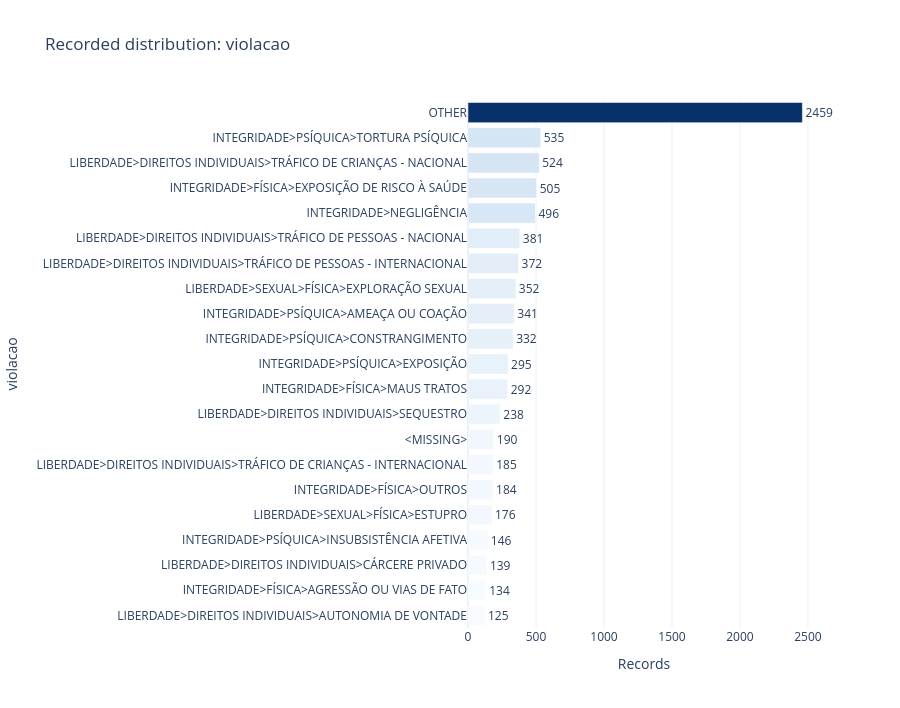
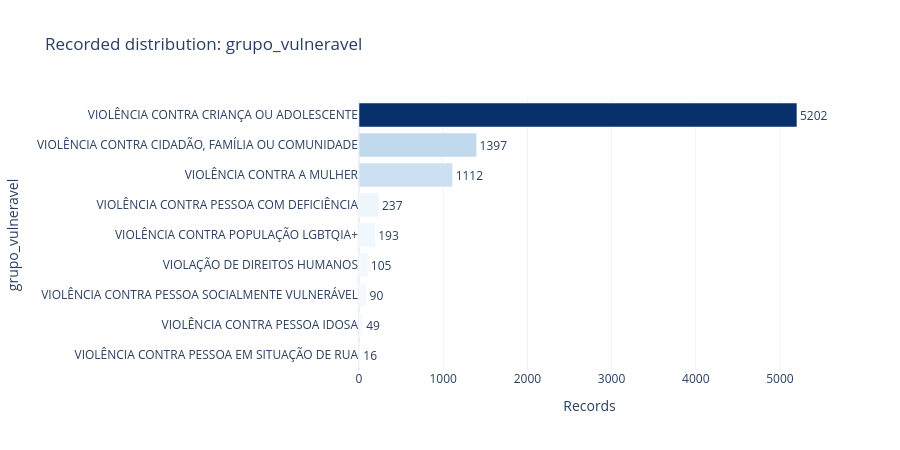
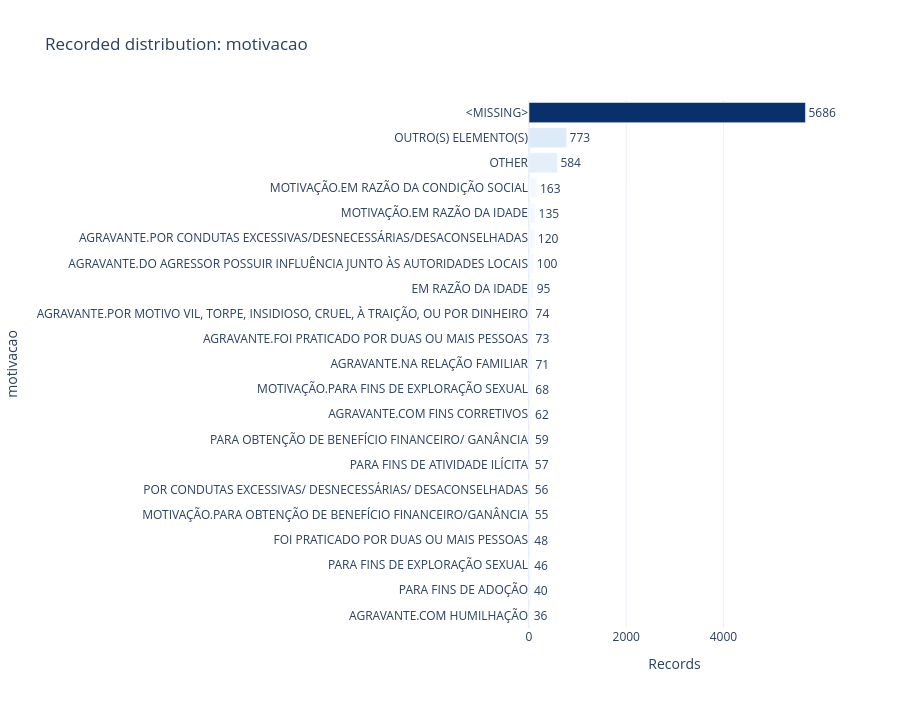

The notebook cell saved with these charts, in order:
### Markdown cell above
## 4.8 Human rights violations and vulnerable groups

`violacao` may be hierarchical or repeated within a complaint. In record mode, the chart describes violation records. In complaint mode, it should be used only if the conflict table confirms that the variable is stable within `hash` or after a documented multi-label aggregation.

### Code cell
OUTCOME_VARIABLES = ["violacao", "grupo_vulneravel", "motivacao"]
outcome_tables = {}
for column in [c for c in OUTCOME_VARIABLES if c in df_analysis.columns]:
    fig, table = plot_frequency(
        df_analysis, column,
        title=f"Recorded distribution: {column}", top_n=TOP_N,
        include_missing=INCLUDE_MISSING_IN_CHARTS
    )
    fig.show()
    save_figure(fig, f"outcome_{column}.html")
    table.to_csv(TABLE_DIR / f"frequency_{column}.csv", index=False, encoding="utf-8-sig")
    outcome_tables[column] = table

### Figure 1 — Plotly figure (JSON) as saved in the notebook; plotly's stock layout.template omitted (floating-point values rounded to 4 significant figures)
{"data": [{"cliponaxis": false, "customdata": [[1.49, 1.52], [1.6, 1.63], [1.65, 1.69], [1.74, 1.78], [2.09, 2.14], [2.19, 2.24], [2.2, 2.25], [2.26, null], [2.83, 2.9], [3.48, 3.56], [3.51, 3.59], [3.95, 4.04], [4.06, 4.15], [4.19, 4.29], [4.43, 4.53], [4.54, 4.64], [5.9, 6.04], [6.01, 6.15], [6.24, 6.38], [6.37, 6.52], [29.28, null]], "hovertemplate": "Records=%{marker.color}<br>violacao=%{y}<br>percent_total=%{customdata[0]}<br>percent_valid=%{customdata[1]}<extra></extra>", "legendgroup": "", "marker": {"color": [125, 134, 139, 146, 176, 184, 185, 190, 238, 292, 295, 332, 341, 352, 372, 381, 496, 505, 524, 535, 2459], "coloraxis": "coloraxis", "pattern": {"shape": ""}}, "name": "", "orientation": "h", "showlegend": false, "text": [125.0, 134.0, 139.0, 146.0, 176.0, 184.0, 185.0, 190.0, 238.0, 292.0, 295.0, 332.0, 341.0, 352.0, 372.0, 381.0, 496.0, 505.0, 524.0, 535.0, 2459.0], "textposition": "outside", "type": "bar", "x": [125, 134, 139, 146, 176, 184, 185, 190, 238, 292, 295, 332, 341, 352, 372, 381, 496, 505, 524, 535, 2459], "xaxis": "x", "y": ["LIBERDADE>DIREITOS INDIVIDUAIS>AUTONOMIA DE VONTADE", "INTEGRIDADE>FÍSICA>AGRESSÃO OU VIAS DE FATO", "LIBERDADE>DIREITOS INDIVIDUAIS>CÁRCERE PRIVADO", "INTEGRIDADE>PSÍQUICA>INSUBSISTÊNCIA AFETIVA", "LIBERDADE>SEXUAL>FÍSICA>ESTUPRO", "INTEGRIDADE>FÍSICA>OUTROS", "LIBERDADE>DIREITOS INDIVIDUAIS>TRÁFICO DE CRIANÇAS - INTERNACIONAL", "<MISSING>", "LIBERDADE>DIREITOS INDIVIDUAIS>SEQUESTRO", "INTEGRIDADE>FÍSICA>MAUS TRATOS", "INTEGRIDADE>PSÍQUICA>EXPOSIÇÃO", "INTEGRIDADE>PSÍQUICA>CONSTRANGIMENTO", "INTEGRIDADE>PSÍQUICA>AMEAÇA OU COAÇÃO", "LIBERDADE>SEXUAL>FÍSICA>EXPLORAÇÃO SEXUAL", "LIBERDADE>DIREITOS INDIVIDUAIS>TRÁFICO DE PESSOAS - INTERNACIONAL", "LIBERDADE>DIREITOS INDIVIDUAIS>TRÁFICO DE PESSOAS - NACIONAL", "INTEGRIDADE>NEGLIGÊNCIA", "INTEGRIDADE>FÍSICA>EXPOSIÇÃO DE RISCO À SAÚDE", "LIBERDADE>DIREITOS INDIVIDUAIS>TRÁFICO DE CRIANÇAS - NACIONAL", "INTEGRIDADE>PSÍQUICA>TORTURA PSÍQUICA", "OTHER"], "yaxis": "y"}], "layout": {"barmode": "relative", "coloraxis": {"autocolorscale": false, "colorbar": {"title": {"text": "Records"}}, "colorscale": [[0, "rgb(247,251,255)"], [0.125, "rgb(222,235,247)"], [0.25, "rgb(198,219,239)"], [0.375, "rgb(158,202,225)"], [0.5, "rgb(107,174,214)"], [0.625, "rgb(66,146,198)"], [0.75, "rgb(33,113,181)"], [0.875, "rgb(8,81,156)"], [1, "rgb(8,48,107)"]], "showscale": false}, "height": 708, "legend": {"tracegroupgap": 0}, "title": {"text": "Recorded distribution: violacao"}, "xaxis": {"anchor": "y", "domain": [0, 1], "title": {"text": "Records"}}, "yaxis": {"anchor": "x", "domain": [0, 1], "title": {"text": "violacao"}}}}

### Figure 2 — Plotly figure (JSON) as saved in the notebook; plotly's stock layout.template omitted (floating-point values rounded to 4 significant figures)
{"data": [{"cliponaxis": false, "customdata": [[0.19, 0.19], [0.58, 0.58], [1.07, 1.07], [1.25, 1.25], [2.3, 2.3], [2.82, 2.82], [13.24, 13.24], [16.63, 16.63], [61.92, 61.92]], "hovertemplate": "Records=%{marker.color}<br>grupo_vulneravel=%{y}<br>percent_total=%{customdata[0]}<br>percent_valid=%{customdata[1]}<extra></extra>", "legendgroup": "", "marker": {"color": [16, 49, 90, 105, 193, 237, 1112, 1397, 5202], "coloraxis": "coloraxis", "pattern": {"shape": ""}}, "name": "", "orientation": "h", "showlegend": false, "text": [16.0, 49.0, 90.0, 105.0, 193.0, 237.0, 1112.0, 1397.0, 5202.0], "textposition": "outside", "type": "bar", "x": [16, 49, 90, 105, 193, 237, 1112, 1397, 5202], "xaxis": "x", "y": ["VIOLÊNCIA CONTRA PESSOA EM SITUAÇÃO DE RUA", "VIOLÊNCIA CONTRA PESSOA IDOSA", "VIOLÊNCIA CONTRA PESSOA SOCIALMENTE VULNERÁVEL", "VIOLAÇÃO DE DIREITOS HUMANOS", "VIOLÊNCIA CONTRA POPULAÇÃO LGBTQIA+", "VIOLÊNCIA CONTRA PESSOA COM DEFICIÊNCIA", "VIOLÊNCIA CONTRA A MULHER", "VIOLÊNCIA CONTRA CIDADÃO, FAMÍLIA OU COMUNIDADE", "VIOLÊNCIA CONTRA CRIANÇA OU ADOLESCENTE"], "yaxis": "y"}], "layout": {"barmode": "relative", "coloraxis": {"autocolorscale": false, "colorbar": {"title": {"text": "Records"}}, "colorscale": [[0, "rgb(247,251,255)"], [0.125, "rgb(222,235,247)"], [0.25, "rgb(198,219,239)"], [0.375, "rgb(158,202,225)"], [0.5, "rgb(107,174,214)"], [0.625, "rgb(66,146,198)"], [0.75, "rgb(33,113,181)"], [0.875, "rgb(8,81,156)"], [1, "rgb(8,48,107)"]], "showscale": false}, "height": 450, "legend": {"tracegroupgap": 0}, "title": {"text": "Recorded distribution: grupo_vulneravel"}, "xaxis": {"anchor": "y", "domain": [0, 1], "title": {"text": "Records"}}, "yaxis": {"anchor": "x", "domain": [0, 1], "title": {"text": "grupo_vulneravel"}}}}

### Figure 3 — Plotly figure (JSON) as saved in the notebook; plotly's stock layout.template omitted (floating-point values rounded to 4 significant figures)
{"data": [{"cliponaxis": false, "customdata": [[0.43, 1.33], [0.48, 1.47], [0.55, 1.69], [0.57, 1.77], [0.65, 2.03], [0.67, 2.06], [0.68, 2.1], [0.7, 2.17], [0.74, 2.28], [0.81, 2.5], [0.85, 2.62], [0.87, 2.69], [0.88, 2.73], [1.13, 3.5], [1.19, 3.68], [1.43, 4.42], [1.61, 4.97], [1.94, 6], [7, null], [9.2, 28.47], [67.68, null]], "hovertemplate": "Records=%{marker.color}<br>motivacao=%{y}<br>percent_total=%{customdata[0]}<br>percent_valid=%{customdata[1]}<extra></extra>", "legendgroup": "", "marker": {"color": [36, 40, 46, 48, 55, 56, 57, 59, 62, 68, 71, 73, 74, 95, 100, 120, 135, 163, 584, 773, 5686], "coloraxis": "coloraxis", "pattern": {"shape": ""}}, "name": "", "orientation": "h", "showlegend": false, "text": [36.0, 40.0, 46.0, 48.0, 55.0, 56.0, 57.0, 59.0, 62.0, 68.0, 71.0, 73.0, 74.0, 95.0, 100.0, 120.0, 135.0, 163.0, 584.0, 773.0, 5686.0], "textposition": "outside", "type": "bar", "x": [36, 40, 46, 48, 55, 56, 57, 59, 62, 68, 71, 73, 74, 95, 100, 120, 135, 163, 584, 773, 5686], "xaxis": "x", "y": ["AGRAVANTE.COM HUMILHAÇÃO", "PARA FINS DE ADOÇÃO", "PARA FINS DE EXPLORAÇÃO SEXUAL", "FOI PRATICADO POR DUAS OU MAIS PESSOAS", "MOTIVAÇÃO.PARA OBTENÇÃO DE BENEFÍCIO FINANCEIRO/GANÂNCIA", "POR CONDUTAS EXCESSIVAS/ DESNECESSÁRIAS/ DESACONSELHADAS", "PARA FINS DE ATIVIDADE ILÍCITA", "PARA OBTENÇÃO DE BENEFÍCIO FINANCEIRO/ GANÂNCIA", "AGRAVANTE.COM FINS CORRETIVOS", "MOTIVAÇÃO.PARA FINS DE EXPLORAÇÃO SEXUAL", "AGRAVANTE.NA RELAÇÃO FAMILIAR", "AGRAVANTE.FOI PRATICADO POR DUAS OU MAIS PESSOAS", "AGRAVANTE.POR MOTIVO VIL, TORPE, INSIDIOSO, CRUEL, À TRAIÇÃO, OU POR DINHEIRO", "EM RAZÃO DA IDADE", "AGRAVANTE.DO AGRESSOR POSSUIR INFLUÊNCIA JUNTO ÀS AUTORIDADES LOCAIS", "AGRAVANTE.POR CONDUTAS EXCESSIVAS/DESNECESSÁRIAS/DESACONSELHADAS", "MOTIVAÇÃO.EM RAZÃO DA IDADE", "MOTIVAÇÃO.EM RAZÃO DA CONDIÇÃO SOCIAL", "OTHER", "OUTRO(S) ELEMENTO(S)", "<MISSING>"], "yaxis": "y"}], "layout": {"barmode": "relative", "coloraxis": {"autocolorscale": false, "colorbar": {"title": {"text": "Records"}}, "colorscale": [[0, "rgb(247,251,255)"], [0.125, "rgb(222,235,247)"], [0.25, "rgb(198,219,239)"], [0.375, "rgb(158,202,225)"], [0.5, "rgb(107,174,214)"], [0.625, "rgb(66,146,198)"], [0.75, "rgb(33,113,181)"], [0.875, "rgb(8,81,156)"], [1, "rgb(8,48,107)"]], "showscale": false}, "height": 708, "legend": {"tracegroupgap": 0}, "title": {"text": "Recorded distribution: motivacao"}, "xaxis": {"anchor": "y", "domain": [0, 1], "title": {"text": "Records"}}, "yaxis": {"anchor": "x", "domain": [0, 1], "title": {"text": "motivacao"}}}}
